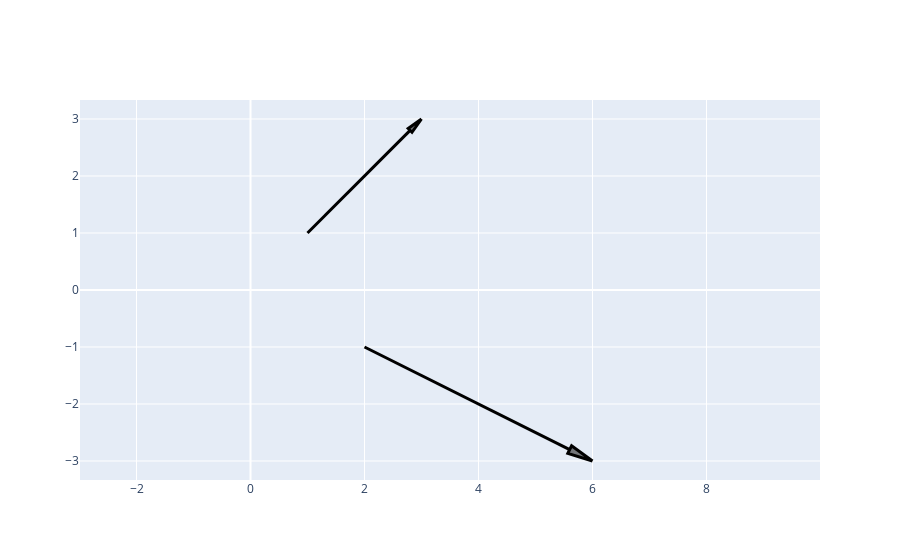

The notebook cell this image was saved under:
### Code cell
vector(x=[1,2], y=[1,-1],u=[2,4],v=[2,-2])

### Figure 1 — Plotly figure (JSON) as saved in the notebook; plotly's stock layout.template omitted (floating-point values rounded to 4 significant figures)
{"data": [{"fill": "toself", "line": {"color": "black", "width": 3}, "mode": "lines", "opacity": 1, "type": "scatter", "x": [3, 2.833, 2.767, 3, null, 1, 2.8, null, 6, 5.567, 5.633, 6, null, 2, 5.6, null], "y": [3, 2.767, 2.833, 3, null, 1, 2.8, null, -3, -2.867, -2.733, -3, null, -1, -2.8, null]}], "layout": {"autosize": true, "showlegend": false, "xaxis": {"autorange": true, "domain": [0, 1], "range": [-6.019, 13.02], "showgrid": true, "type": "linear", "zeroline": true}, "yaxis": {"autorange": true, "domain": [0, 1], "range": [-3.333, 3.333], "scaleanchor": "x", "scaleratio": 1, "showgrid": true, "type": "linear", "zeroline": true}}}
